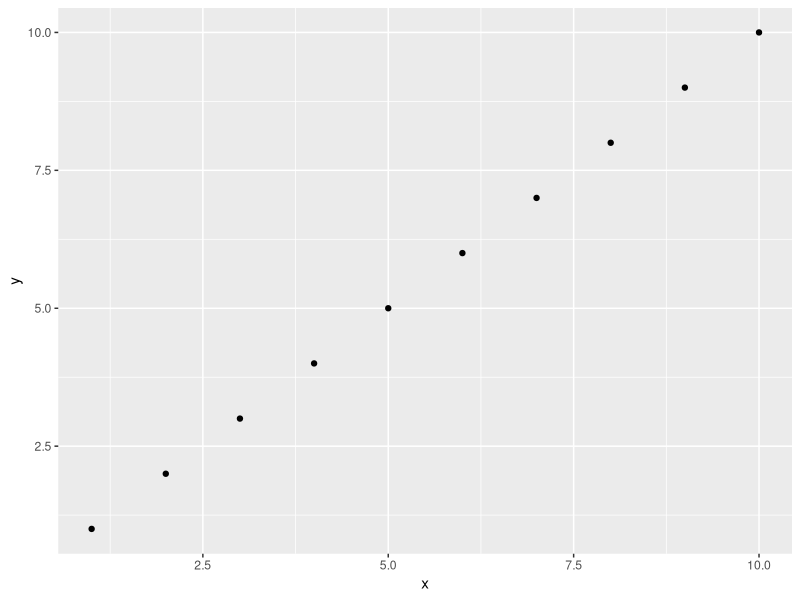

R code for this plot:
# create sample dataframe and plot using ggplot2
#load ggplot2
library(ggplot2)


# create sample dataframe
df <- data.frame(x = 1:10, y = 1:10)
# plot using ggplot2
ggplot(df, aes(x = x, y = y)) + geom_point()
